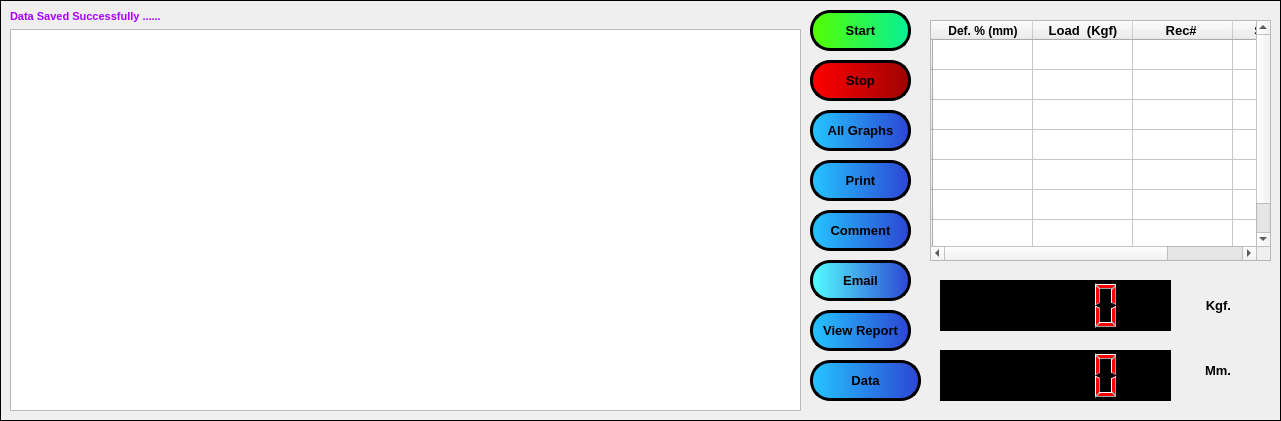
    <widget class="QFrame" name="frame_3">
     <property name="geometry">
      <rect>
       <x>10</x>
       <y>270</y>
       <width>1281</width>
       <height>421</height>
      </rect>
     </property>
     <property name="frameShape">
      <enum>QFrame::Box</enum>
     </property>
     <property name="frameShadow">
      <enum>QFrame::Plain</enum>
     </property>
     <property name="lineWidth">
      <number>1</number>
     </property>
     <widget class="QPushButton" name="pushButton_7">
      <property name="geometry">
       <rect>
        <x>810</x>
        <y>60</y>
        <width>101</width>
        <height>41</height>
       </rect>
      </property>
      <property name="font">
       <font>
        <family>Arial</family>
        <pointsize>10</pointsize>
        <weight>75</weight>
        <bold>true</bold>
       </font>
      </property>
      <property name="cursor">
       <cursorShape>ArrowCursor</cursorShape>
      </property>
      <property name="styleSheet">
       <string notr="true">#pushButton_7 {
background-color: qlineargradient(spread:pad, x1:0, y1:0, x2:1, y2:0, stop:0 rgb(255, 0, 0), stop:1  rgb(158, 3, 3));
	
	

border-radius:20px;
border-color: rgb(0, 0, 0);
border-style:outset;
border-width:3px;
}
#pushButton_7:hover {
background-color: qlineargradient(spread:pad, x1:0, y1:0, x2:1, y2:0, stop:0 rgb(158, 3, 3), stop:1  rgb(255, 0, 0));
padding-bottom: 5px;
padding-right: 5px;
}

#pushButton_7:pressed {
background-color: rgb(255, 0, 0);
padding-top: 5px;
padding-left: 5px;
}</string>
      </property>
      <property name="text">
       <string>Stop</string>
      </property>
      <property name="flat">
       <bool>false</bool>
      </property>
     </widget>
     <widget class="QPushButton" name="pushButton_11">
      <property name="geometry">
       <rect>
        <x>810</x>
        <y>10</y>
        <width>101</width>
        <height>41</height>
       </rect>
      </property>
      <property name="font">
       <font>
        <family>Arial</family>
        <pointsize>10</pointsize>
        <weight>75</weight>
        <bold>true</bold>
       </font>
      </property>
      <property name="cursor">
       <cursorShape>ArrowCursor</cursorShape>
      </property>
      <property name="styleSheet">
       <string notr="true">#pushButton_11 {
background-color: qlineargradient(spread:pad, x1:0, y1:0, x2:1, y2:0, stop:0 rgb(85, 255, 0), stop:1  rgb(7, 240, 151));
	

border-radius:20px;
border-color: rgb(0, 0, 0);
border-style:outset;
border-width:3px;
}
#pushButton_11:hover {
background-color: qlineargradient(spread:pad, x1:0, y1:0, x2:1, y2:0, stop:0 rgb(7, 240, 151), stop:1  rgb(85, 255, 0));
padding-bottom: 5px;
padding-right: 5px;
}

#pushButton_11:pressed {
background-color: rgb(85, 255, 0);
padding-top: 5px;
padding-left: 5px;
}</string>
      </property>
      <property name="text">
       <string>Start</string>
      </property>
      <property name="flat">
       <bool>false</bool>
      </property>
     </widget>
     <widget class="QPushButton" name="pushButton_12">
      <property name="geometry">
       <rect>
        <x>810</x>
        <y>110</y>
        <width>101</width>
        <height>41</height>
       </rect>
      </property>
      <property name="font">
       <font>
        <family>Arial</family>
        <pointsize>10</pointsize>
        <weight>75</weight>
        <bold>true</bold>
       </font>
      </property>
      <property name="cursor">
       <cursorShape>ArrowCursor</cursorShape>
      </property>
      <property name="styleSheet">
       <string notr="true">#pushButton_12 {
background-color: qlineargradient(spread:pad, x1:0, y1:0, x2:1, y2:0, stop:0 rgb(37, 197, 255), stop:1  rgb(44, 69, 211));
	
	
border-radius:20px;
border-color: rgb(0, 0, 0);
border-style:outset;
border-width:3px;
}
#pushButton_12:hover {
background-color: qlineargradient(spread:pad, x1:0, y1:0, x2:1, y2:0, stop:0 rgb(44, 69, 211), stop:1  rgb(37, 197, 255));
padding-bottom: 5px;
padding-right: 5px;
}

#pushButton_12:pressed {
background-color: rgb(37, 197, 255);
padding-top: 5px;
padding-left: 5px;
}</string>
      </property>
      <property name="text">
       <string>All Graphs</string>
      </property>
      <property name="flat">
       <bool>false</bool>
      </property>
     </widget>
     <widget class="QPushButton" name="pushButton_13">
      <property name="geometry">
       <rect>
        <x>810</x>
        <y>310</y>
        <width>101</width>
        <height>41</height>
       </rect>
      </property>
      <property name="font">
       <font>
        <family>Arial</family>
        <pointsize>10</pointsize>
        <weight>75</weight>
        <bold>true</bold>
       </font>
      </property>
      <property name="cursor">
       <cursorShape>ArrowCursor</cursorShape>
      </property>
      <property name="styleSheet">
       <string notr="true">#pushButton_13 {
background-color: qlineargradient(spread:pad, x1:0, y1:0, x2:1, y2:0, stop:0 rgb(37, 197, 255), stop:1  rgb(44, 69, 211));
	
	
border-radius:20px;
border-color: rgb(0, 0, 0);
border-style:outset;
border-width:3px;
}
#pushButton_13:hover {
background-color: qlineargradient(spread:pad, x1:0, y1:0, x2:1, y2:0, stop:0 rgb(44, 69, 211), stop:1  rgb(37, 197, 255));
padding-bottom: 5px;
padding-right: 5px;
}

#pushButton_13:pressed {
background-color: rgb(37, 197, 255);
padding-top: 5px;
padding-left: 5px;
}</string>
      </property>
      <property name="text">
       <string>View Report</string>
      </property>
      <property name="flat">
       <bool>false</bool>
      </property>
     </widget>
     <widget class="QPushButton" name="pushButton_14">
      <property name="geometry">
       <rect>
        <x>810</x>
        <y>260</y>
        <width>101</width>
        <height>41</height>
       </rect>
      </property>
      <property name="font">
       <font>
        <family>Arial</family>
        <pointsize>10</pointsize>
        <weight>75</weight>
        <bold>true</bold>
       </font>
      </property>
      <property name="cursor">
       <cursorShape>ArrowCursor</cursorShape>
      </property>
      <property name="styleSheet">
       <string notr="true">#pushButton_14 {
background-color: qlineargradient(spread:pad, x1:0, y1:0, x2:1, y2:0, stop:0 rgb(85, 255, 255), stop:1  rgb(44, 69, 211));
	
	

border-radius:20px;
border-color: rgb(0, 0, 0);
border-style:outset;
border-width:3px;
}
#pushButton_14:hover {
background-color: qlineargradient(spread:pad, x1:0, y1:0, x2:1, y2:0, stop:0 rgb(44, 69, 211), stop:1  rgb(85, 255, 255));
padding-bottom: 5px;
padding-right: 5px;
}

#pushButton_14:pressed {
background-color: rgb(85, 255, 255);
padding-top: 5px;
padding-left: 5px;
}</string>
      </property>
      <property name="text">
       <string>Email</string>
      </property>
      <property name="flat">
       <bool>false</bool>
      </property>
     </widget>
     <widget class="QPushButton" name="pushButton_15">
      <property name="geometry">
       <rect>
        <x>810</x>
        <y>210</y>
        <width>101</width>
        <height>41</height>
       </rect>
      </property>
      <property name="font">
       <font>
        <family>Arial</family>
        <pointsize>10</pointsize>
        <weight>75</weight>
        <bold>true</bold>
       </font>
      </property>
      <property name="cursor">
       <cursorShape>ArrowCursor</cursorShape>
      </property>
      <property name="styleSheet">
       <string notr="true">#pushButton_15 {
background-color: qlineargradient(spread:pad, x1:0, y1:0, x2:1, y2:0, stop:0 rgb(37, 197, 255), stop:1  rgb(44, 69, 211));
	
	
border-radius:20px;
border-color: rgb(0, 0, 0);
border-style:outset;
border-width:3px;
}
#pushButton_15:hover {
background-color: qlineargradient(spread:pad, x1:0, y1:0, x2:1, y2:0, stop:0 rgb(44, 69, 211), stop:1  rgb(37, 197, 255));
padding-bottom: 5px;
padding-right: 5px;
}

#pushButton_15:pressed {
background-color: rgb(37, 197, 255);
padding-top: 5px;
padding-left: 5px;
}</string>
      </property>
      <property name="text">
       <string>Comment</string>
      </property>
      <property name="flat">
       <bool>false</bool>
      </property>
     </widget>
     <widget class="QTableWidget" name="tableWidget">
      <property name="geometry">
       <rect>
        <x>930</x>
        <y>20</y>
        <width>341</width>
        <height>241</height>
       </rect>
      </property>
      <row>
       <property name="text">
        <string/>
       </property>
      </row>
      <row>
       <property name="text">
        <string/>
       </property>
      </row>
      <row>
       <property name="text">
        <string/>
       </property>
      </row>
      <row>
       <property name="text">
        <string/>
       </property>
      </row>
      <row>
       <property name="text">
        <string/>
       </property>
      </row>
      <row>
       <property name="text">
        <string/>
       </property>
      </row>
      <row>
       <property name="text">
        <string/>
       </property>
      </row>
      <column>
       <property name="text">
        <string>Def. % (mm)</string>
       </property>
       <property name="font">
        <font>
         <family>Arial</family>
         <weight>75</weight>
         <bold>true</bold>
        </font>
       </property>
      </column>
      <column>
       <property name="text">
        <string>Load  (Kgf)</string>
       </property>
       <property name="font">
        <font>
         <family>Arial</family>
         <pointsize>10</pointsize>
         <weight>75</weight>
         <bold>true</bold>
        </font>
       </property>
      </column>
      <column>
       <property name="text">
        <string>Rec# </string>
       </property>
       <property name="font">
        <font>
         <family>Arial</family>
         <pointsize>10</pointsize>
         <weight>75</weight>
         <bold>true</bold>
        </font>
       </property>
      </column>
      <column>
       <property name="text">
        <string>Sample #</string>
       </property>
       <property name="font">
        <font>
         <family>Arial</family>
         <pointsize>10</pointsize>
         <weight>75</weight>
         <bold>true</bold>
        </font>
       </property>
      </column>
      <item row="0" column="1">
       <property name="text">
        <string/>
       </property>
       <property name="font">
        <font>
         <family>Arial</family>
         <pointsize>10</pointsize>
        </font>
       </property>
      </item>
      <item row="0" column="2">
       <property name="text">
        <string/>
       </property>
       <property name="font">
        <font>
         <family>Arial</family>
         <pointsize>10</pointsize>
        </font>
       </property>
      </item>
      <item row="1" column="1">
       <property name="text">
        <string/>
       </property>
      </item>
      <item row="2" column="1">
       <property name="text">
        <string/>
       </property>
      </item>
      <item row="3" column="1">
       <property name="text">
        <string/>
       </property>
      </item>
      <item row="4" column="1">
       <property name="text">
        <string/>
       </property>
      </item>
     </widget>
     <widget class="QPushButton" name="pushButton_16">
      <property name="geometry">
       <rect>
        <x>810</x>
        <y>160</y>
        <width>101</width>
        <height>41</height>
       </rect>
      </property>
      <property name="font">
       <font>
        <family>Arial</family>
        <pointsize>10</pointsize>
        <weight>75</weight>
        <bold>true</bold>
       </font>
      </property>
      <property name="cursor">
       <cursorShape>ArrowCursor</cursorShape>
      </property>
      <property name="styleSheet">
       <string notr="true">#pushButton_16 {
background-color: qlineargradient(spread:pad, x1:0, y1:0, x2:1, y2:0, stop:0 rgb(37, 197, 255), stop:1  rgb(44, 69, 211));
	
	
border-radius:20px;
border-color: rgb(0, 0, 0);
border-style:outset;
border-width:3px;
}
#pushButton_16:hover {
background-color: qlineargradient(spread:pad, x1:0, y1:0, x2:1, y2:0, stop:0 rgb(44, 69, 211), stop:1  rgb(37, 197, 255));
padding-bottom: 5px;
padding-right: 5px;
}

#pushButton_16:pressed {
background-color: rgb(37, 197, 255);
padding-top: 5px;
padding-left: 5px;
}</string>
      </property>
      <property name="text">
       <string>Print</string>
      </property>
      <property name="flat">
       <bool>false</bool>
      </property>
     </widget>
     <widget class="QLCDNumber" name="lcdNumber">
      <property name="geometry">
       <rect>
        <x>940</x>
        <y>280</y>
        <width>231</width>
        <height>51</height>
       </rect>
      </property>
      <property name="styleSheet">
       <string notr="true">color: rgb(255, 0, 0);
background-color: rgb(0, 0, 0);</string>
      </property>
     </widget>
     <widget class="QLabel" name="label_41">
      <property name="geometry">
       <rect>
        <x>1180</x>
        <y>290</y>
        <width>51</width>
        <height>31</height>
       </rect>
      </property>
      <property name="font">
       <font>
        <family>Arial</family>
        <pointsize>10</pointsize>
        <weight>75</weight>
        <bold>true</bold>
       </font>
      </property>
      <property name="styleSheet">
       <string notr="true"/>
      </property>
      <property name="text">
       <string>Kgf.</string>
      </property>
      <property name="alignment">
       <set>Qt::AlignRight|Qt::AlignTrailing|Qt::AlignVCenter</set>
      </property>
     </widget>
     <widget class="QLCDNumber" name="lcdNumber_2">
      <property name="geometry">
       <rect>
        <x>940</x>
        <y>350</y>
        <width>231</width>
        <height>51</height>
       </rect>
      </property>
      <property name="styleSheet">
       <string notr="true">color: rgb(255, 0, 0);
background-color: rgb(0, 0, 0);</string>
      </property>
     </widget>
     <widget class="QLabel" name="label_42">
      <property name="geometry">
       <rect>
        <x>1190</x>
        <y>350</y>
        <width>41</width>
        <height>41</height>
       </rect>
      </property>
      <property name="font">
       <font>
        <family>Arial</family>
        <pointsize>10</pointsize>
        <weight>75</weight>
        <bold>true</bold>
       </font>
      </property>
      <property name="styleSheet">
       <string notr="true"/>
      </property>
      <property name="text">
       <string>Mm.</string>
      </property>
      <property name="alignment">
       <set>Qt::AlignRight|Qt::AlignTrailing|Qt::AlignVCenter</set>
      </property>
     </widget>
     <widget class="QWidget" name="layoutWidget">
      <property name="geometry">
       <rect>
        <x>10</x>
        <y>10</y>
        <width>791</width>
        <height>401</height>
       </rect>
      </property>
      <layout class="QGridLayout" name="gridLayout">
       <item row="1" column="0">
        <widget class="QGraphicsView" name="graphicsView"/>
       </item>
       <item row="0" column="0">
        <widget class="QLabel" name="label_49">
         <property name="font">
          <font>
           <family>Arial</family>
           <pointsize>8</pointsize>
           <weight>75</weight>
           <bold>true</bold>
           <underline>false</underline>
          </font>
         </property>
         <property name="styleSheet">
          <string notr="true">color: rgb(170, 0, 255);</string>
         </property>
         <property name="text">
          <string>Data Saved Successfully ......</string>
         </property>
         <property name="alignment">
          <set>Qt::AlignLeading|Qt::AlignLeft|Qt::AlignVCenter</set>
         </property>
        </widget>
       </item>
      </layout>
     </widget>
     <widget class="QPushButton" name="pushButton_18">
      <property name="geometry">
       <rect>
        <x>810</x>
        <y>360</y>
        <width>111</width>
        <height>41</height>
       </rect>
      </property>
      <property name="font">
       <font>
        <family>Arial</family>
        <pointsize>10</pointsize>
        <weight>75</weight>
        <bold>true</bold>
       </font>
      </property>
      <property name="cursor">
       <cursorShape>ArrowCursor</cursorShape>
      </property>
      <property name="styleSheet">
       <string notr="true">#pushButton_18 {
background-color: qlineargradient(spread:pad, x1:0, y1:0, x2:1, y2:0, stop:0 rgb(37, 197, 255), stop:1  rgb(44, 69, 211));
	
	
border-radius:20px;
border-color: rgb(0, 0, 0);
border-style:outset;
border-width:3px;
}
#pushButton_18:hover {
background-color: qlineargradient(spread:pad, x1:0, y1:0, x2:1, y2:0, stop:0 rgb(44, 69, 211), stop:1  rgb(37, 197, 255));
padding-bottom: 5px;
padding-right: 5px;
}

#pushButton_18:pressed {
background-color: rgb(37, 197, 255);
padding-top: 5px;
padding-left: 5px;
}</string>
      </property>
      <property name="text">
       <string>Data</string>
      </property>
      <property name="flat">
       <bool>false</bool>
      </property>
     </widget>
    </widget>
